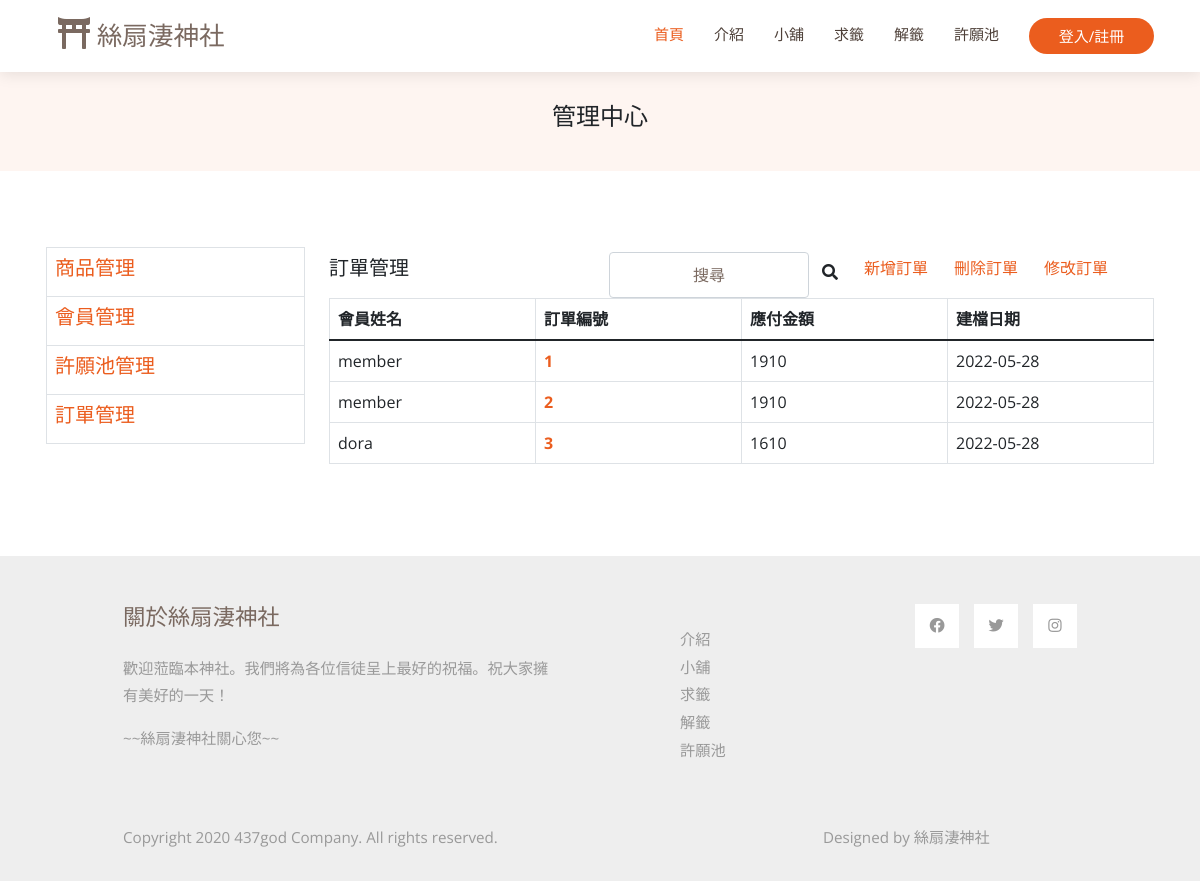
The page /orderForManager.php on the database as committed earlier.
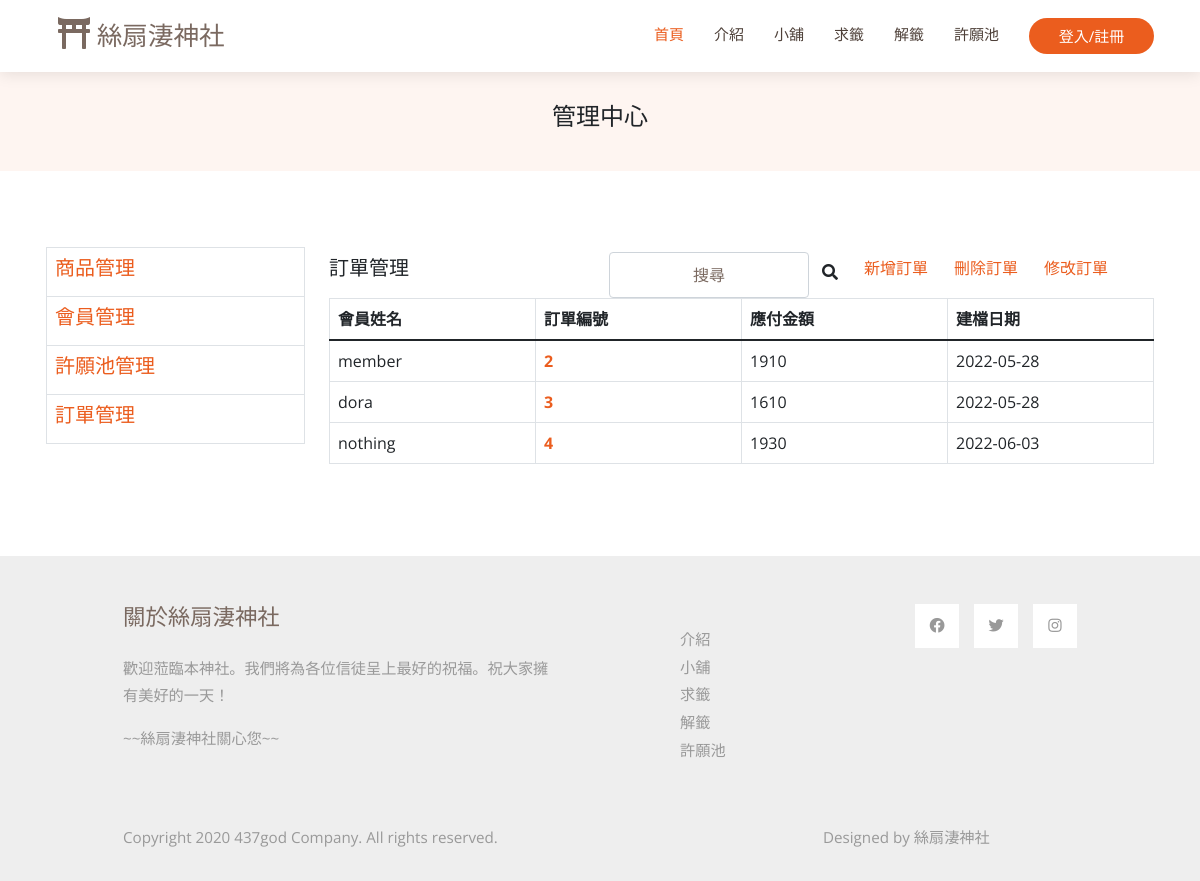
The same page on the database as committed later.
### tables this page shows
CREATE TABLE `order` (
  `member_name` varchar(20) NOT NULL,
  `order_id` int(20) NOT NULL,
  `order_totalprice` int(10) NOT NULL,
  `order_time` date DEFAULT NULL
);

### orderForManager.php (the view, shortened to what the changed rows need)
<!DOCTYPE html>
<html lang="en">
<head>
  <?php
    include ("template.php");
    echo $vendorcss;
    echo $maincss;
  ?>
  <?php
    $search='';
    include("mysql_connect.inc.php");
    if ($result = mysqli_query($link, "SELECT * FROM `order` WHERE (`member_name` LIKE '%$search%') OR (`order_id` LIKE '%$search%') OR (`order_totalprice` LIKE '%$search%') OR (`order_time` LIKE '%$search%')")) {
    while ($row = mysqli_fetch_assoc($result)) {
        $data .= "<tr><td scope=\"row\">$row[member_name]</td><th><a href=\"cart.php?order=$row[order_id]\">$row[order_id]</th><td>$row[order_totalprice]</td><td>$row[order_time]</td></tr>";
    }
    }
  ?>
</head>
<body>
  <?php
    include ("template.php");
  ?>
  <main id="main">
    <section class="breadcrumbs">
        <div class="container">
          <div class="d-flex justify-content-between align-items-center">
            <h2>管理中心</h2>
          </div>
        </div>
    </section>
    <section id="store" class="portfolio">
        <div class="container" data-aos="fade-up">
            <div class="row" data-aos="fade-up" data-aos-delay="100">
                <div class="col-3">
                    <table class="table table-bordered">
                        <tr>
                          <th><button id="product-manager"><a href="商品管理.php"><h5>商品管理</h5></button></th>
                        </tr>
                        <tr>
                          <th>
                            <button id="member-manager"><h5><a href="會員管理.php">會員管理</a></h5></button>
                          </th>
                        </tr>
                        <tr>
                          <th>
                            <button id="wish-manager"><h5><a href="許願池管理.php">許願池管理</a></h5></button>
                          </th>
                        </tr>
                        <tr>
                          <th>
                            <button id="order-manager"><h5><a href="orderForManager.php">訂單管理</a></h5></button>
                          </th>
                        </tr>
                    </table>
                </div>
                <div class="col-9">
                    <div id="product-table">
                        <table id="table-product" class="table table-bordered" style="table-layout:fixed">
                            <thead>
                                <tr>
                                <th scope="col">會員姓名</th>
                                <th scope="col">訂單編號</th>
                                <th scope="col">應付金額</th>
                                <th scope="col">建檔日期</th>
                                </tr>
                            </thead>
                            <tbody>
                                <?php echo $data;?>
                            </tbody>
                        </table>
                    </div>
                </div>
            </div>
        </div>
    </section>
  </main>
  <?php
  include ("template.php");
  ?>
</body>
</html>

Rows that differ between the two databases and show on the page:
removed order: member_name "member", order_id "1", order_totalprice "1910", order_time "2022-05-28"
added order: member_name "nothing", order_id "4", order_totalprice "1930", order_time "2022-06-03"
